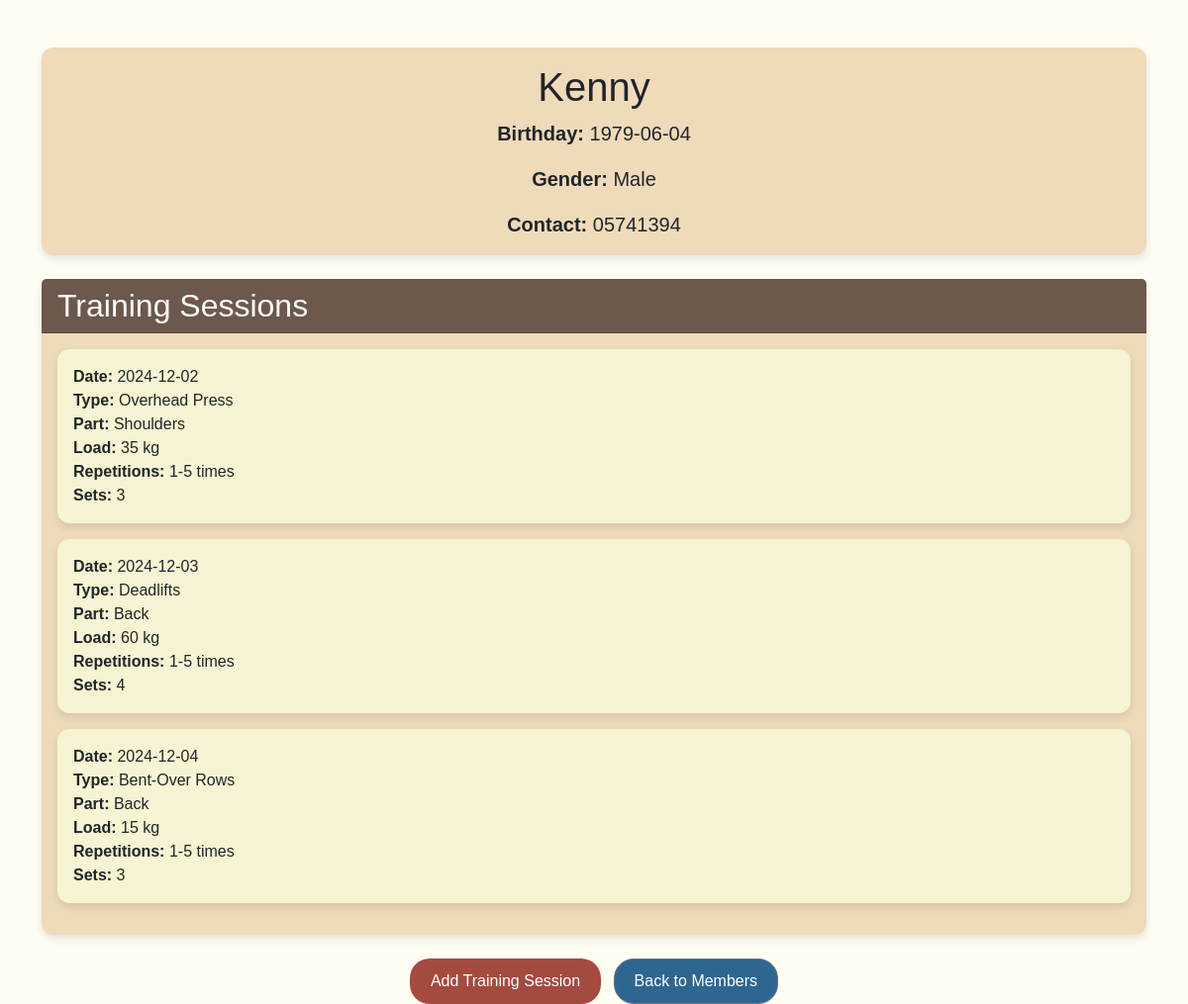
The page /member/1 on the database its author committed.
### app.py (models this page shows)
class Member(db.Model):
    id = db.Column(db.Integer, primary_key=True)
    name = db.Column(db.String(150), nullable=False)
    birthday = db.Column(db.String(150), nullable=False)
    contact = db.Column(db.String(150), nullable=False)
    gender = db.Column(db.String(150), nullable=False)

class TrainingSession(db.Model):
    id = db.Column(db.Integer, primary_key=True)
    member_id = db.Column(db.Integer, db.ForeignKey('member.id'), nullable=False)
    training_date = db.Column(db.String(150), nullable=False)
    training_type = db.Column(db.String(150), nullable=False)
    training_part = db.Column(db.String(150), nullable=False)
    training_load = db.Column(db.String(150), nullable=False)
    training_repetitions = db.Column(db.String(150), nullable=False)
    training_sets = db.Column(db.String(150), nullable=False)

### app.py (the view)
@app.route('/member/<int:id>')
def view_member(id):
    member = Member.query.get_or_404(id)
    training_sessions = TrainingSession.query.filter_by(member_id=id).all()
    return render_template('member.html', member=member, training_sessions=training_sessions)

### templates/member.html (shortened to what this page needs)
<!DOCTYPE html>
<html lang="en">
    <head>
        <link href="https://cdn.jsdelivr.net/npm/bootstrap@5.3.2/dist/css/bootstrap.min.css" rel="stylesheet">
    </head>
    <body>
        <div class="container mt-5">
            <div class="card mb-4">
                <div class="card-body text-center">
                    <h1 class="card-title">{{ member.name }}</h1>
                    <p class="card-text"><strong>Birthday:</strong> {{ member.birthday }}</p>
                    <p class="card-text"><strong>Gender:</strong> {{ member.gender }}</p>
                    <p class="card-text"><strong>Contact:</strong> {{ member.contact }}</p>
                </div>
            </div>
            <div class="card">
                <div class="card-header">
                    <h2 class="mb-0">Training Sessions</h2>
                </div>
                <div class="card-body">
                    {% if training_sessions %}
                        <div class="list-group">
                            {% for session in training_sessions %}
                                <div class="card training-card">
                                    <div class="card-body">
                                        <div><strong>Date:</strong> {{ session.training_date }}</div>
                                        <div><strong>Type:</strong> {{ session.training_type }}</div>
                                        <div><strong>Part:</strong> {{ session.training_part }}</div>
                                        <div><strong>Load:</strong> {{ session.training_load }} kg</div>
                                        <div><strong>Repetitions:</strong> {{ session.training_repetitions }}</div>
                                        <div><strong>Sets:</strong> {{ session.training_sets }}</div>
                                    </div>
                                </div>
                            {% endfor %}
                        </div>
                    {% else %}
                        <p class="text-muted">No training sessions recorded.</p>
                    {% endif %}
                </div>
            </div>
            <div class="mt-4 text-center">
                <a href="/add_training/{{ member.id }}" class="btn btn-custom me-2">Add Training Session</a>
                <a href="/" class="btn btn-secondary">Back to Members</a>
            </div>
        </div>
    </body>
</html>

### templates/member.html (style rules this page uses)
body { background-color: #fffcf2; font-family: 'Arial', sans-serif; }
.card { border: none; background-color: #EFDABA; box-shadow: 0 4px 8px rgba(0, 0, 0, 0.1); border-radius: 12px; }
.training-card { background-color: #f6f4d2; margin-bottom: 1rem; }
h1, h2 { color: #ffffff; }
.btn-custom { background-color: #a44a3f; color: white; border-radius: 20px; padding: 10px 20px; transition: all 0.3s ease; }
.btn-secondary { background-color: #2f6690; color: white; border-radius: 20px; padding: 10px 20px; transition: all 0.3s ease; }
.mt-4 { margin-top: 2rem; }
.card-header { background-color: #6c584c; color: #4A4A4A; }
.card-body p { font-size: 20px; }

### rows shown on the page
Member: name "Kenny", birthday "1979-06-04", gender "Male", contact "05741394"
TrainingSession: training_date "2024-12-02", training_type "Overhead Press", training_part "Shoulders", training_load "35", training_repetitions "1-5 times", training_sets "3"
TrainingSession: training_date "2024-12-03", training_type "Deadlifts", training_part "Back", training_load "60", training_repetitions "1-5 times", training_sets "4"
TrainingSession: training_date "2024-12-04", training_type "Bent-Over Rows", training_part "Back", training_load "15", training_repetitions "1-5 times", training_sets "3"
